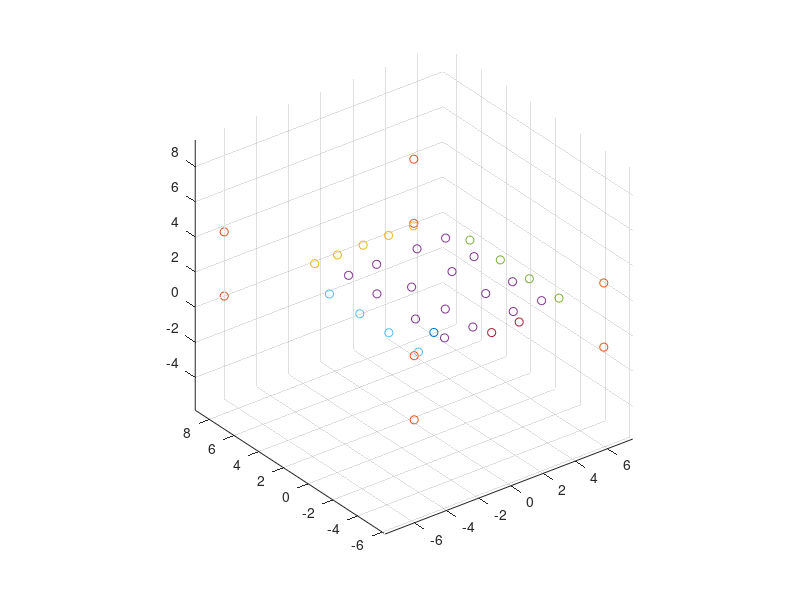
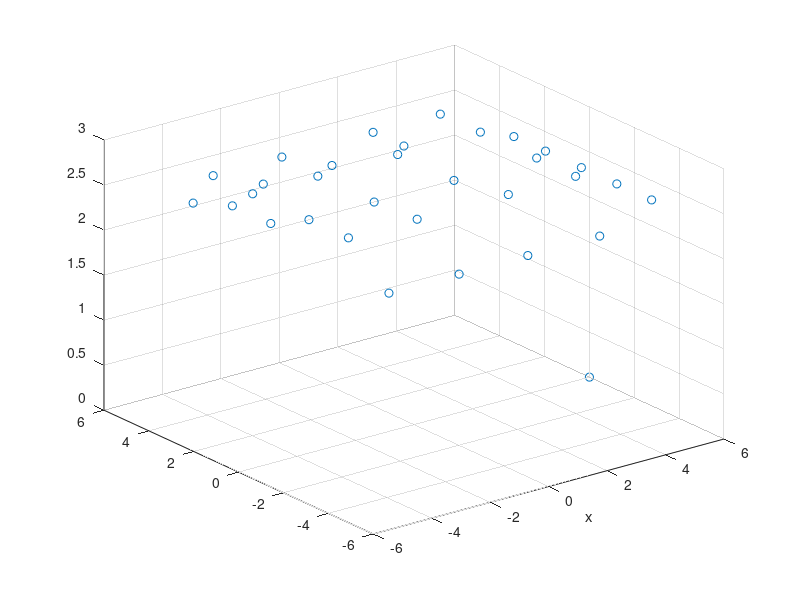

Recreate these plots in MATLAB, in order.
clear;
%% 原点
point_0 = [0, 0, 0];
%% 墙面
point_wall = zeros(8,3);
point_wall(:,3) = [zeros(4,1); 3.65*ones(4,1)];
point_wall([1,2,5,6],1) = -6.01*ones(4,1);
point_wall([3,4,7,8],1) = (11.78-6.01)*ones(4,1);
point_wall([1,4,5,8],2) = 9.14*ones(4,1);
point_wall([2,3,6,7],2) = (9.14-15.38)*ones(4,1);
%% 前方 FS1-6
point_FS = zeros(5,3);
point_FS(:,2) = sqrt(5.84^2-(2.35-1.2)^2) * ones(5,1);
point_FS(:,3) = 2.35 * ones(5,1);
point_FS(3,1) = 0;
point_FS(4,1) = point_FS(3,1) + 1.58;
point_FS(5,1) = point_FS(4,1) + 1.55;
point_FS(2,1) = point_FS(3,1) - 1.60;
point_FS(1,1) = point_FS(2,1) - 1.41;
%% 顶部 CS (1:4)-(1:4)
point_CS = zeros(16,3);
point_CS(:,3) = 2.84*ones(16,1);
% CS (1-3)-4
point_CS(4:4:16,1) = point_FS(5,1);
point_CS(4,2) = point_FS(5,2) - 2.60;
point_CS(8,2) = point_CS(4,2) - 2.30;
point_CS(12,2) = point_CS(8,2) - 3.12;
% CS (1-3)-3
point_CS([3,7,11],1) = point_CS(12,1) - 1.76;
point_CS(11,2) = point_CS(12,2) - 0.12;
point_CS(7,2) = point_CS(11,2) + 2.73;
point_CS(3,2) = point_CS(7,2) + 2.83;
% CS (1-3)-2
point_CS([2,6,10],:) = point_CS([3,7,11],:) - [2.51,0,0];
% CS (1-3)-1
point_CS([1,5,9],1) = point_CS(10,1) - 1.76;
point_CS(9,2) = point_CS(10,2) + 0.12;
point_CS(5,2) = point_CS(9,2) + 3.12;
point_CS(1,2) = point_CS(5,2) + 2.30;
% CS 4-(1-4)
point_CS([13:16],:) = point_CS([9:12],:);
point_CS([13:16],2) = (point_CS(12,2)-2.35) * ones(4,1);
%% 侧面 RS1-4 LS1-4
% RS1-4
point_RS = zeros(4,3);
point_RS(:,3) = 2.35*ones(4,1);
point_RS(:,1) = point_CS(16,1) + 1.35;
point_RS(4,2) = point_CS(16,2) + 0.35;
point_RS(3,2) = point_RS(4,2) + 2.40;
point_RS(2,2) = point_RS(3,2) + 2.35;
point_RS(1,2) = point_RS(2,2) + 2.46;
% LS1-4
point_LS = zeros(4,3);
point_LS(:,3) = 2.35*ones(4,1);
point_LS(:,1) = point_CS(13,1) - 1.35;
point_LS(4,2) = point_CS(16,2) + 0.35;
point_LS(3,2) = point_LS(4,2) + 2.40;
point_LS(2,2) = point_LS(3,2) + 2.35;
point_LS(1,2) = point_LS(2,2) + 2.46;
%% 后方 BS2-3
point_BS = zeros(2,3);
point_BS([1:2],3) = 2.84 * ones(2,1);
point_BS(1,1) = point_CS(14,1) + 0.4;
point_BS(2,1) = point_CS(15,1) - 0.4;
% point_BS([1,2],2) = (9.14-15.38) * ones(2,1);
point_BS(1,2) = point_CS(14,2) - 1;
point_BS(2,2) = point_CS(15,2) - 1;

%% PLOT
figure;
scatter3(point_0(:,1),point_0(:,2),point_0(:,3));
hold on;
axis equal;
scatter3(point_wall(:,1),point_wall(:,2),point_wall(:,3));
scatter3(point_FS(:,1),point_FS(:,2),point_FS(:,3));
scatter3(point_CS(:,1),point_CS(:,2),point_CS(:,3));
scatter3(point_RS(:,1),point_RS(:,2),point_RS(:,3));
scatter3(point_LS(:,1),point_LS(:,2),point_LS(:,3));
scatter3(point_BS(:,1),point_BS(:,2),point_BS(:,3));
%% 变坐标系
pos = [point_FS;[0 6 0];point_BS;point_LS;point_RS;point_CS;];
pos = [pos(:,2) -pos(:,1) pos(:,3)];
figure;
scatter3(pos(:,1),pos(:,2),pos(:,3));
xlabel('x');
